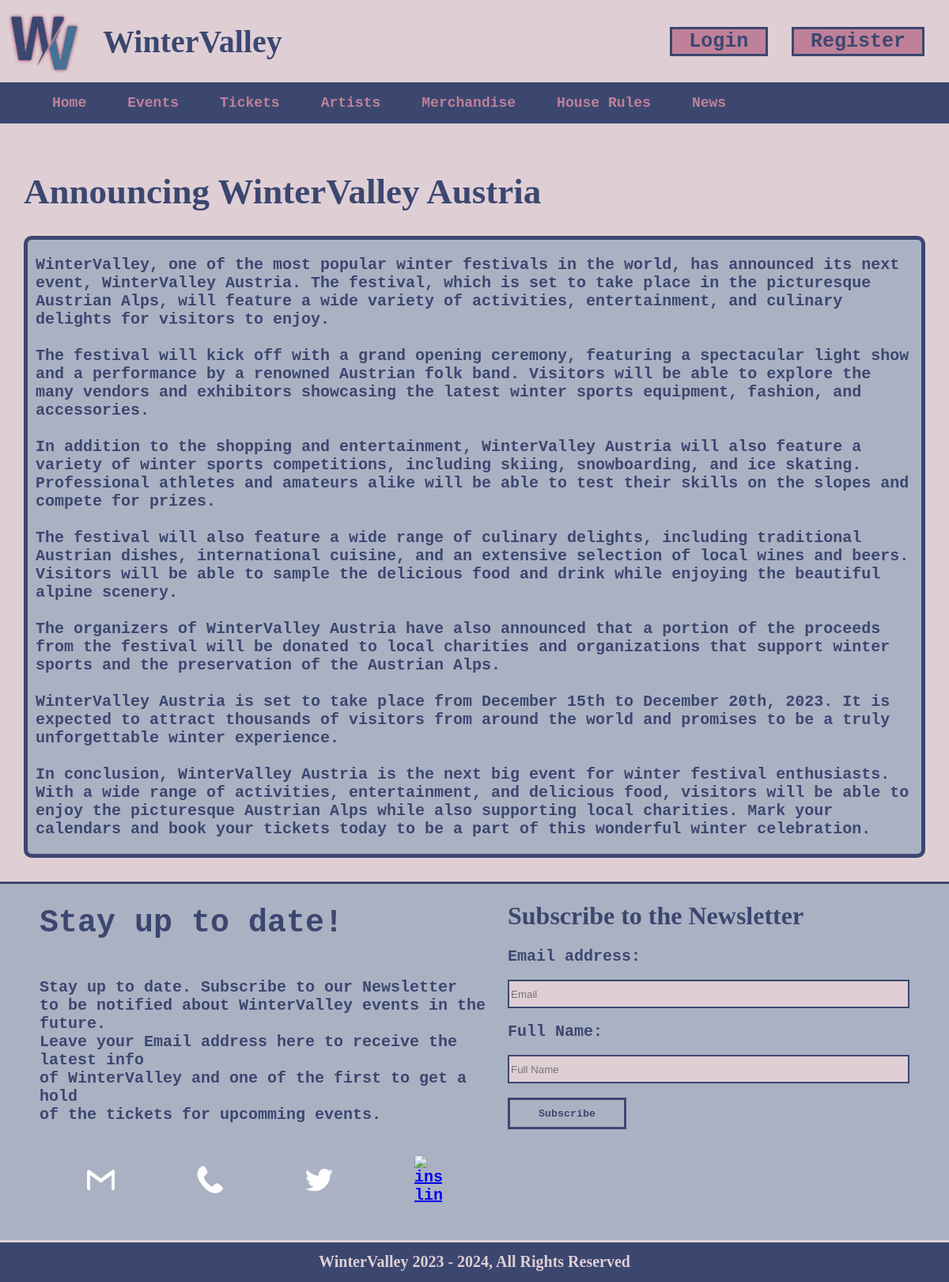
/page/nieuws-paginas.php?id=1, run on the app's committed database.
### tables this page shows
CREATE TABLE `news` (
  `id` mediumint(9) NOT NULL,
  `titel` varchar(255) NOT NULL,
  `tekst` longtext NOT NULL
);

### page/nieuws-paginas.php (the view, shortened to what this page needs)
<!DOCTYPE html>
<html>
<head>
</head>
<body>
    <div class="logo">
        <a href="index.php"> <img src="../img/logo.png" alt="logo" /></a>
        <h1>WinterValley</h1>
        <?php
        if (isset($_SESSION["useruid"])) {
            echo '<a class="log-out-button" href="../include/logout.inc.php">Log out</a>';
        } else {
            include "../include/login.php";
        ?> <div class="empty2"></div> <?php
                                        include "../include/register.php";
                                    }
                                        ?>
    </div>
    <?php include "../include/navbar.php" ?>
    <?php
    $id = $_GET['id'];
    $serverName = "localhost";
    $dBUsername = "root";
    $dBPassword = "";
    $dBName = "wintervalley";
    $charset = 'utf8mb4';
    $dsn = "mysql:host=$serverName;dbname=$dBName;charset=$charset";
    try {
        $pdo = new PDO($dsn, $dBUsername, $dBPassword);
    } catch (\PDOException $e) {
        echo 'error connecting to database 😦 on line : ' . $e->getMessage();
    }
    $stmt = $pdo->prepare('SELECT * FROM news WHERE id = :id');
    $stmt->bindParam(':id', $id);
    $stmt->execute();
    $news = $stmt->fetch(PDO::FETCH_OBJ);
    function getTitle()
    {
        global $news;
        return $news->titel;
    }
    function getTekst()
    {
        global $news;
        return $news->tekst;
    }
    ?>
    <div class="news-content-header">
        <h1><?php echo getTitle(); ?></h1>
    </div>
    <div class="news-content">
        <p><?php echo getTekst(); ?></p>
    </div>
    <?php include "../include/footer.php" ?>
</body>
</html>

### include/login.php (shortened to what this page needs)
<!DOCTYPE html>
<html lang="en">
<head>
</head>
<body>
  <button class="open-button" onclick="openPopupLogin()">Login</button>
</body>
</html>

### include/register.php (shortened to what this page needs)
<!DOCTYPE html>
<html lang="en">
<head>
</head>
<body>
  <button class="register-open-button" onclick="openPopupRegister()">Register</button>
</body>
</html>

### include/navbar.php
<!DOCTYPE html>
<html lang="en">
<head>
</head>
<body>
    <nav>
        <ul>
            <li><a href="../page/index.php">Home</a></li>
            <li><a href="../page/events.php">Events</a></li>
            <li><a href="../page/tickets.php">Tickets</a></li>
            <li><a href="../page/artists.php">Artists</a></li>
            <li><a href="../page/merchandise.php">Merchandise</a></li>
            <li><a href="../page/house_rules.php">House Rules</a></li>
            <li><a href="../page/news.php">News</a></li>
        </ul>
        <div class="secret">
            <a href="secret.php"> <img src="../img/Nav-Footer/secret.png" alt="secret" /></a>
        </div>
    </nav>
</body>
</html>

### include/footer.php (shortened to what this page needs)
<footer>
    <div class="update">
        <h1>Stay up to date!</h1>
        <p>
            Stay up to date. Subscribe to our Newsletter<br>
            to be notified about WinterValley events in the future.<br>
            Leave your Email address here to receive the latest info<br>
            of WinterValley and one of the first to get a hold<br> of the tickets
            for upcomming events.
        <div class="footerimage">
            <ul>
                <li>
                    <a href="mailto:wintervalley.help@gmail.com">
                        <img src="../img/Nav-Footer/gmail.png" alt="gmail-link" /></a>
                </li>
                <li>
                    <a href="tel:123-456-7890">
                        <img src="../img/Nav-Footer/telefoon.png" alt="telefoon-link" /></a>
                </li>
                <li>
                    <a href="https://trello.com/invite/b/XFYIIAMm/ATTI1f197476f1e8b5aae41bfd277c101a620C367A0D/scrum-bord">
                        <img src="../img/Nav-Footer/twitter.png" alt="twitter-link" /></a>
                </li>
                <li>
                    <a href="https://github.com/horizoncollege/project-1-basis-scrum-wintervalley">
                        <img src="../img/Nav-Footer/instagram.png" alt="instagram-link" /></a>
                </li>
            </ul>
        </div>
    </div>
    <div class="sub">
        <h1>Subscribe to the Newsletter</h1>
<form class="footer-sub" method="post" onsubmit="showPopup()">
  <label class="footer_label" for="h1">Email address:</label><br />
  <input type="email" class="backgroundcolor" placeholder="Email" required pattern="[a-z0-9._%+-]+@[a-z0-9.-]+\.[a-z]{2,}$"/> <br />
  <label class="footer_label" for="h1">Full Name:</label><br />
  <input type="text" class="backgroundcolor" placeholder="Full Name" required /> <br />
  <input type="submit" class="footer_subscribe" name="submit" value="Subscribe" id="subscrbe" />
</form>
    </div>
</footer>
<div class="reserved">
    <h1>WinterValley 2023 - 2024, All Rights Reserved</h1>
</div>

### data on the page
news: titel "Announcing WinterValley Austria", tekst "WinterValley, one of the most popular winter festivals in the world, has announced its next event, WinterValley Austria. The festival, which is set to take place in the picturesque Austrian Alps, will feature a wide variety of activities, entertainment, and culinary delights for visitors to enjoy. The festival will kick off with a grand opening ceremony, featuring a spectacular light show and a performance by a renowned Austrian folk band. Visitors will be able to explore the many vendors and exhibitors showcasing the latest winter sports equipment, fashion, and accessories. In addition to the shopping and entertainment, WinterValley Austria will also feature a variety of winter sports…"
